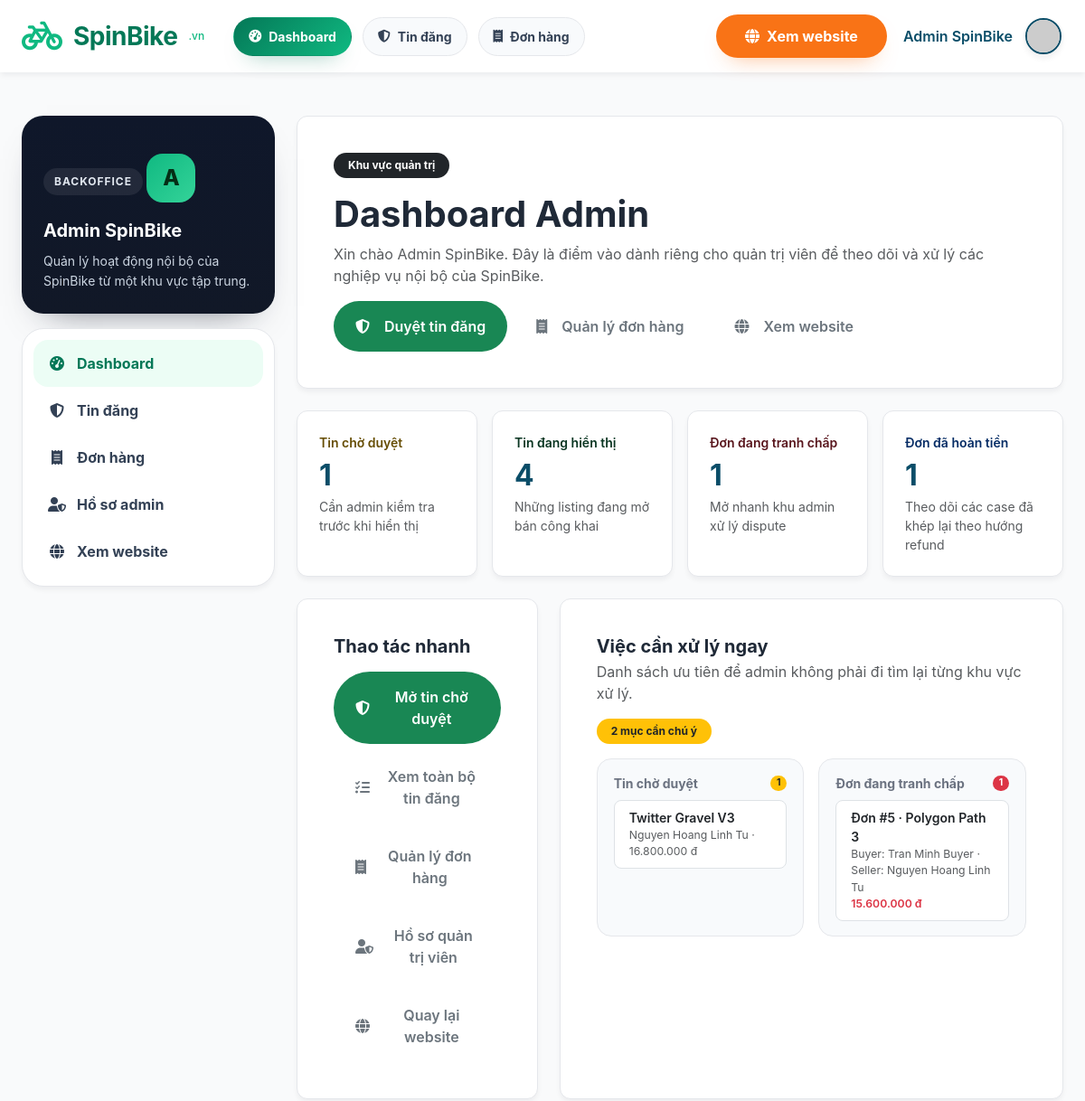
Page /admin (signed in, upper part) on the earlier database version.
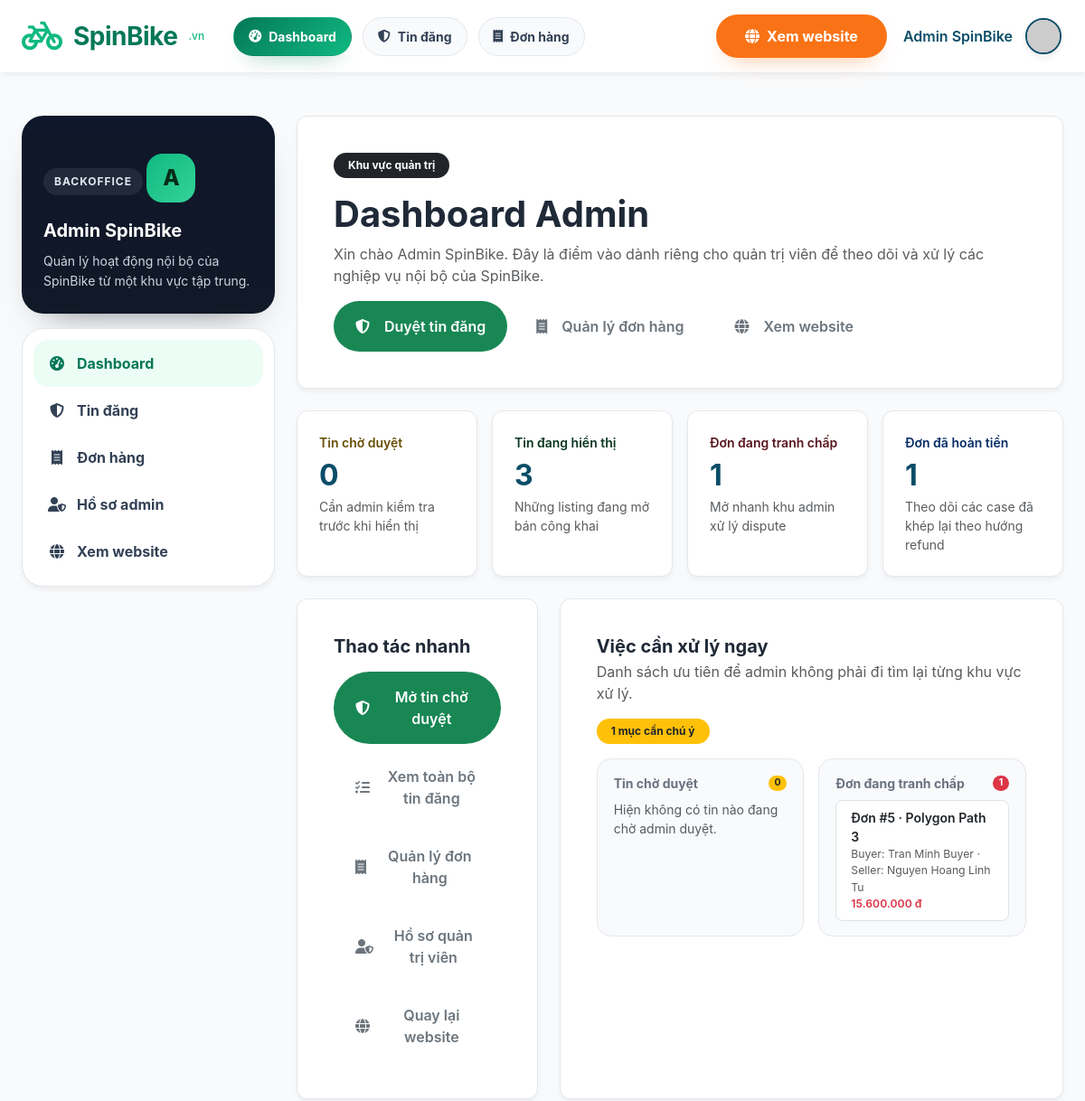
Same page on the later database version.
### tables this page shows
CREATE TABLE `products` (
  `id` int(11) NOT NULL,
  `title` varchar(255) NOT NULL,
  `brand` varchar(100) DEFAULT NULL,
  `bike_type` varchar(100) DEFAULT NULL,
  `price` decimal(15,2) NOT NULL,
  `location` varchar(255) DEFAULT NULL,
  `description` text DEFAULT NULL,
  `frame_size` varchar(50) DEFAULT NULL,
  `condition_percent` int(11) DEFAULT NULL,
  `listing_status` enum('pending','approved','rejected','sold','hidden') NOT NULL DEFAULT 'pending',
  `approval_note` varchar(255) DEFAULT NULL,
  `approved_at` timestamp NULL DEFAULT NULL,
  `sold_at` timestamp NULL DEFAULT NULL,
  `created_at` timestamp NOT NULL DEFAULT current_timestamp(),
  `seller_id` int(11) NOT NULL
);

CREATE TABLE `users` (
  `id` int(11) NOT NULL,
  `name` varchar(255) NOT NULL,
  `email` varchar(255) NOT NULL,
  `password` varchar(255) NOT NULL,
  `phone` varchar(20) DEFAULT NULL,
  `avatar` varchar(500) DEFAULT NULL,
  `role` enum('user','admin') NOT NULL DEFAULT 'user',
  `balance` decimal(15,2) NOT NULL DEFAULT 0.00,
  `created_at` timestamp NOT NULL DEFAULT current_timestamp(),
  `reset_token` varchar(255) DEFAULT NULL,
  `reset_token_expire` datetime DEFAULT NULL
);

CREATE TABLE `orders` (
  `id` int(11) NOT NULL,
  `buyer_id` int(11) NOT NULL,
  `seller_id` int(11) NOT NULL,
  `product_id` int(11) NOT NULL,
  `amount` decimal(15,2) NOT NULL,
  `status` enum('pending_payment','paid','seller_confirmed','shipping','completed','cancelled') NOT NULL DEFAULT 'pending_payment',
  `created_at` timestamp NOT NULL DEFAULT current_timestamp()
);

### index.php (called while the page is built, shortened)
<?php
require_once __DIR__ . '/config/config.php';
$requestUri = parse_url($_SERVER['REQUEST_URI'] ?? '/', PHP_URL_PATH) ?: '/';
$basePath = app_base_path();
$relativePath = $requestUri;
$route = trim((string) $relativePath, '/');
$routeName = find_route_name_by_path($route);
$targetFile = $routeName !== null ? route_target($routeName) : null;
require $targetFile;

### config/config.php (called while the page is built, shortened)
<?php
if (!function_exists('app_origin')) {
    function app_origin(): string {
        static $origin = null;
        if ($origin !== null) {
            return $origin;
        }
        if (PHP_SAPI !== 'cli') {
            $https = $_SERVER['HTTPS'] ?? '';
            $isHttps = !empty($https) && strtolower((string) $https) !== 'off';
            $scheme = $isHttps ? 'https' : 'http';
            $host = trim((string) ($_SERVER['HTTP_HOST'] ?? ''));
            if ($host !== '') {
                $origin = $scheme . '://' . $host;
                return $origin;
            }
        }
        $origin = 'http://localhost';
        return $origin;
    }
}
if (!function_exists('detect_app_base_path')) {
    function detect_app_base_path(): string {
        $configuredBasePath = trim((string) (getenv('APP_BASE_PATH') ?: ''), '/');
        $scriptName = trim((string) ($_SERVER['SCRIPT_NAME'] ?? ''), '/');
        $segments = explode('/', $scriptName);
        if (end($segments) === 'index.php') {
            array_pop($segments);
        }
        return trim(implode('/', $segments), '/');
    }
}
if (!function_exists('route_definitions')) {
    function route_definitions(): array {
        static $routes = null;
        if ($routes !== null) {
            return $routes;
        }
        return $routes;
    }
}
if (!function_exists('app_base_path')) {
    function app_base_path(): string {
        static $basePath = null;
        if ($basePath !== null) {
            return $basePath;
        }
        $detectedBasePath = detect_app_base_path();
        $basePath = $detectedBasePath !== '' ? '/' . $detectedBasePath : '';
        return $basePath;
    }
}
if (!function_exists('app_path')) {
    function app_path(string $path = ''): string {
        $cleanPath = ltrim($path, '/');
        $basePath = app_base_path();
        return $cleanPath !== '' ? $basePath . '/' . $cleanPath : $basePath;
    }
}
if (!function_exists('route_path')) {
    function route_path(string $name): string {
        $routes = route_definitions();
        return $routes[$name]['path'];
    }
}
if (!function_exists('route_target')) {
    function route_target(string $name): string {
        $routes = route_definitions();
        return $routes[$name]['target'];
    }
}
if (!function_exists('find_route_name_by_path')) {
    function find_route_name_by_path(string $path = ''): ?string {
        $normalizedPath = trim($path, '/');
        foreach (route_definitions() as $name => $route) {
            $candidatePaths = array_merge(
                [$route['path']],
                isset($route['aliases']) && is_array($route['aliases']) ? $route['aliases'] : []
            );
            foreach ($candidatePaths as $candidatePath) {
                if (trim((string) $candidatePath, '/') === $normalizedPath) {
                    return $name;
                }
            }
        }
        return null;
    }
}
if (!function_exists('route_url')) {
    function route_url(string $name, $query = []): string {
        $path = route_path($name);
        $url = app_origin() . app_path($path);
        if (is_array($query) && !empty($query)) {
            $queryString = http_build_query($query);
            return $queryString !== '' ? $url . '?' . $queryString : $url;
        }
        return $url;
    }
}
if (!function_exists('current_route_name')) {
    function current_route_name(): ?string {
        $requestUri = parse_url($_SERVER['REQUEST_URI'] ?? '/', PHP_URL_PATH) ?: '/';
        $basePath = app_base_path();
        $relativePath = $requestUri;
        $routeName = find_route_name_by_path($relativePath);
        return $routeName;
    }
}
?>

### app/helpers/AdminAuth.php (called while the page is built, shortened)
<?php
require_once __DIR__ . '/../../config/config.php';
if (!function_exists('admin_listings_url')) {
    function admin_listings_url(string $query = ''): string
    {
        $url = route_url('admin.listings');
        return $query !== '' ? $url . '?' . ltrim($query, '?') : $url;
    }
}
?>

### app/views/admin/dashboard.php (the view, shortened to what the changed rows need)
<?php
require_once __DIR__ . '/../../../config/config.php';
require_once __DIR__ . '/../../helpers/AdminAuth.php';
$reviewListingsUrl = admin_listings_url();
$pendingListingsUrl = $reviewListingsUrl . '?filter=' . urlencode(ProjectFlow::LISTING_PENDING);
$allListingsUrl = $reviewListingsUrl . '?filter=all';
$stats = [
    'pending_listings' => 0,
    'approved_listings' => 0,
    'disputed_orders' => 0,
    'refunded_orders' => 0,
];
$recentPendingListings = [];
$recentDisputedOrders = [];
$database = new Database();
$db = $database->getConnectionOrNull();
if (!$db) {
    $dashboardError = 'Không thể tải số liệu dashboard lúc này vì kết nối dữ liệu đang gặp sự cố.';
} else {
    try {
        $listingStatsStmt = $db->query("
            SELECT
                SUM(CASE WHEN listing_status = '" . ProjectFlow::LISTING_PENDING . "' THEN 1 ELSE 0 END) AS pending_listings,
                SUM(CASE WHEN listing_status = '" . ProjectFlow::LISTING_APPROVED . "' THEN 1 ELSE 0 END) AS approved_listings
            FROM products
        ");
        $listingStats = $listingStatsStmt->fetch(PDO::FETCH_ASSOC) ?: [];
        $orderStatsStmt = $db->query("
            SELECT
                SUM(CASE WHEN e.status = '" . ProjectFlow::ESCROW_DISPUTED . "' THEN 1 ELSE 0 END) AS disputed_orders,
                SUM(CASE WHEN e.status = '" . ProjectFlow::ESCROW_REFUNDED . "' THEN 1 ELSE 0 END) AS refunded_orders
            FROM orders o
            LEFT JOIN escrows e ON e.order_id = o.id
        ");
        $orderStats = $orderStatsStmt->fetch(PDO::FETCH_ASSOC) ?: [];
        $stats['pending_listings'] = (int) ($listingStats['pending_listings'] ?? 0);
        $stats['approved_listings'] = (int) ($listingStats['approved_listings'] ?? 0);
        $stats['disputed_orders'] = (int) ($orderStats['disputed_orders'] ?? 0);
        $stats['refunded_orders'] = (int) ($orderStats['refunded_orders'] ?? 0);
        $pendingStmt = $db->prepare("
            SELECT p.id, p.title, p.price, p.created_at, u.name AS seller_name
            FROM products p
            LEFT JOIN users u ON u.id = p.seller_id
            WHERE p.listing_status = ?
            ORDER BY p.created_at DESC, p.id DESC
            LIMIT 5
        ");
        $pendingStmt->execute([ProjectFlow::LISTING_PENDING]);
        $recentPendingListings = $pendingStmt->fetchAll(PDO::FETCH_ASSOC);
        $disputeStmt = $db->prepare("
            SELECT
                o.id,
                o.amount,
                o.created_at,
                p.title AS product_title,
                buyer.name AS buyer_name,
                seller.name AS seller_name
            FROM orders o
            LEFT JOIN escrows e ON e.order_id = o.id
            LEFT JOIN products p ON p.id = o.product_id
            LEFT JOIN users buyer ON buyer.id = o.buyer_id
            LEFT JOIN users seller ON seller.id = o.seller_id
            WHERE e.status = ?
            ORDER BY o.created_at DESC, o.id DESC
            LIMIT 5
        ");
        $disputeStmt->execute([ProjectFlow::ESCROW_DISPUTED]);
        $recentDisputedOrders = $disputeStmt->fetchAll(PDO::FETCH_ASSOC);
    } catch (Throwable $exception) {
        $dashboardError = 'Dashboard hiện chưa thể tải đủ số liệu. Vui lòng thử lại sau.';
    }
}
include __DIR__ . '/../layouts/header.php';
?>
<div class="container py-5 admin-layout-shell">
    <div class="admin-layout-grid">
        <main class="admin-main-content">
            <div class="profile-card mb-4">
                <div class="d-flex justify-content-between align-items-start gap-3 flex-wrap">
                    <div>
                        <h1 class="fw-bold mb-2">Dashboard Admin</h1>
                    </div>
                </div>
            </div>
            <div class="row g-3 mb-4">
        <div class="col-md-6 col-xl-3">
            <a href="<?php echo $pendingListingsUrl; ?>" class="text-decoration-none">
                <div class="profile-card order-summary-card h-100">
                    <div class="order-summary-label text-warning-emphasis">Tin chờ duyệt</div>
                    <div class="order-summary-value"><?php echo $stats['pending_listings']; ?></div>
                    <div class="small text-muted mt-2">Cần admin kiểm tra trước khi hiển thị</div>
                </div>
            </a>
        </div>
        <div class="col-md-6 col-xl-3">
            <a href="<?php echo $allListingsUrl; ?>" class="text-decoration-none">
                <div class="profile-card order-summary-card h-100">
                    <div class="order-summary-label text-success-emphasis">Tin đang hiển thị</div>
                    <div class="order-summary-value"><?php echo $stats['approved_listings']; ?></div>
                    <div class="small text-muted mt-2">Những listing đang mở bán công khai</div>
                </div>
            </a>
        </div>
            </div>
            <div class="row g-4 mb-4">
        <div class="col-lg-8">
            <div class="profile-card h-100">
                <div class="d-flex justify-content-between align-items-center gap-3 flex-wrap mb-3">
                    <div>
                        <h5 class="fw-bold mb-1">Việc cần xử lý ngay</h5>
                        <p class="text-muted mb-0">Danh sách ưu tiên để admin không phải đi tìm lại từng khu vực xử lý.</p>
                    </div>
                    <span class="badge bg-warning text-dark rounded-pill px-3 py-2">
                        <?php echo $stats['pending_listings'] + $stats['disputed_orders']; ?> mục cần chú ý
                    </span>
                </div>
                <div class="row g-3">
                    <div class="col-md-6">
                        <div class="order-status-note h-100 mb-0">
                            <div class="d-flex justify-content-between align-items-center mb-2">
                                <strong>Tin chờ duyệt</strong>
                                <span class="badge bg-warning text-dark rounded-pill"><?php echo $stats['pending_listings']; ?></span>
                            </div>
                            <?php if (empty($recentPendingListings)): ?>
                            <p class="mb-0 text-muted">Hiện không có tin nào đang chờ admin duyệt.</p>
                            <?php else: ?>
                            <div class="d-grid gap-2">
                                <?php foreach ($recentPendingListings as $listing): ?>
                                <a href="<?php echo $pendingListingsUrl; ?>" class="text-decoration-none">
                                    <div class="border rounded-3 px-3 py-2 bg-white">
                                        <div class="fw-semibold text-dark"><?php echo htmlspecialchars((string) ($listing['title'] ?? 'Tin đăng')); ?></div>
                                        <div class="small text-muted">
                                            <?php echo htmlspecialchars((string) ($listing['seller_name'] ?? 'Người bán')); ?> ·
                                            <?php echo is_numeric($listing['price'] ?? null) ? number_format((float) $listing['price'], 0, ',', '.') . ' đ' : 'Đang cập nhật'; ?>
                                        </div>
                                    </div>
                                </a>
                                <?php endforeach; ?>
                            </div>
                            <?php endif; ?>
                        </div>
                    </div>
                    <div class="col-md-6">
                        <div class="order-status-note h-100 mb-0">
                            <?php if (empty($recentDisputedOrders)): ?>
                            <p class="mb-0 text-muted">Hiện không có đơn nào đang tranh chấp.</p>
                            <?php else: ?>
                            <div class="d-grid gap-2">
                                <?php foreach ($recentDisputedOrders as $order): ?>
                                <a href="<?php echo route_url('order', ['id' => (int) $order['id']]); ?>" class="text-decoration-none">
                                    <div class="border rounded-3 px-3 py-2 bg-white">
                                        <div class="fw-semibold text-dark">Đơn #<?php echo (int) $order['id']; ?> · <?php echo htmlspecialchars((string) ($order['product_title'] ?? 'Xe đạp')); ?></div>
                                        <div class="small text-muted">
                                            Buyer: <?php echo htmlspecialchars((string) ($order['buyer_name'] ?? 'Đang cập nhật')); ?> ·
                                            Seller: <?php echo htmlspecialchars((string) ($order['seller_name'] ?? 'Đang cập nhật')); ?>
                                        </div>
                                        <div class="small text-danger fw-semibold">
                                            <?php echo is_numeric($order['amount'] ?? null) ? number_format((float) $order['amount'], 0, ',', '.') . ' đ' : 'Đang cập nhật'; ?>
                                        </div>
                                    </div>
                                </a>
                                <?php endforeach; ?>
                            </div>
                            <?php endif; ?>
                        </div>
                    </div>
                </div>
            </div>
        </div>
            </div>
        </main>
    </div>
</div>

Differences in the rows shown:
no longer on this page (row edited): products: title "Twitter Gravel V3", seller.name "Nguyen Hoang Linh Tu", price "16.800.000"
Other differences:
$stats['pending_listings']: "1" → "0"
$stats['approved_listings']: "4" → "3"
$stats['pending_listings'] + $stats['disputed_orders']: "2" → "1"
text now shown: "Hiện không có tin nào đang chờ admin duyệt."
